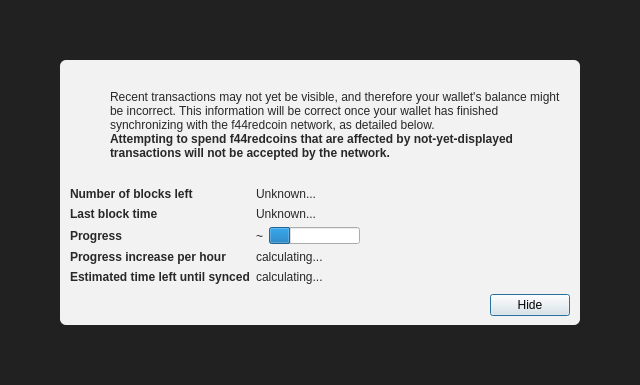
<?xml version="1.0" encoding="UTF-8"?>
<ui version="4.0">
 <class>ModalOverlay</class>
 <widget class="QWidget" name="ModalOverlay">
  <property name="geometry">
   <rect>
    <x>0</x>
    <y>0</y>
    <width>640</width>
    <height>385</height>
   </rect>
  </property>
  <property name="windowTitle">
   <string>Form</string>
  </property>
  <layout class="QVBoxLayout" name="verticalLayout" stretch="0">
   <property name="sizeConstraint">
    <enum>QLayout::SetDefaultConstraint</enum>
   </property>
   <property name="leftMargin">
    <number>0</number>
   </property>
   <property name="topMargin">
    <number>0</number>
   </property>
   <property name="rightMargin">
    <number>0</number>
   </property>
   <property name="bottomMargin">
    <number>0</number>
   </property>
   <item>
    <widget class="QWidget" name="bgWidget" native="true">
     <property name="styleSheet">
      <string notr="true">#bgWidget { background: rgba(0,0,0,220); }</string>
     </property>
     <layout class="QVBoxLayout" name="verticalLayoutMain" stretch="1">
      <property name="leftMargin">
       <number>60</number>
      </property>
      <property name="topMargin">
       <number>60</number>
      </property>
      <property name="rightMargin">
       <number>60</number>
      </property>
      <property name="bottomMargin">
       <number>60</number>
      </property>
      <item>
       <widget class="QWidget" name="contentWidget" native="true">
        <property name="styleSheet">
         <string notr="true">#contentWidget { background: rgba(255,255,255,240); border-radius: 6px; }

QLabel { color: rgb(40,40,40);  }</string>
        </property>
        <layout class="QVBoxLayout" name="verticalLayoutSub" stretch="1,0,0,0">
         <property name="spacing">
          <number>0</number>
         </property>
         <property name="leftMargin">
          <number>10</number>
         </property>
         <property name="topMargin">
          <number>10</number>
         </property>
         <property name="rightMargin">
          <number>10</number>
         </property>
         <property name="bottomMargin">
          <number>10</number>
         </property>
         <item>
          <layout class="QHBoxLayout" name="horizontalLayoutIconText" stretch="0,1">
           <property name="topMargin">
            <number>20</number>
           </property>
           <item>
            <layout class="QVBoxLayout" name="verticalLayoutIcon">
             <property name="leftMargin">
              <number>0</number>
             </property>
             <item>
              <widget class="QPushButton" name="warningIcon">
               <property name="enabled">
                <bool>false</bool>
               </property>
               <property name="text">
                <string/>
               </property>
               <property name="icon">
                <iconset>
                 <normaloff>:/icons/warning</normaloff>
                 <disabledoff>:/icons/warning</disabledoff>:/icons/warning</iconset>
               </property>
               <property name="iconSize">
                <size>
                 <width>48</width>
                 <height>48</height>
                </size>
               </property>
               <property name="flat">
                <bool>true</bool>
               </property>
              </widget>
             </item>
             <item>
              <spacer name="verticalSpacerWarningIcon">
               <property name="orientation">
                <enum>Qt::Vertical</enum>
               </property>
               <property name="sizeHint" stdset="0">
                <size>
                 <width>20</width>
                 <height>40</height>
                </size>
               </property>
              </spacer>
             </item>
            </layout>
           </item>
           <item>
            <layout class="QVBoxLayout" name="verticalLayoutInfoText">
             <property name="leftMargin">
              <number>0</number>
             </property>
             <property name="topMargin">
              <number>0</number>
             </property>
             <item>
              <widget class="QLabel" name="infoText">
               <property name="text">
                <string>Recent transactions may not yet be visible, and therefore your wallet's balance might be incorrect. This information will be correct once your wallet has finished synchronizing with the f44redcoin network, as detailed below.</string>
               </property>
               <property name="textFormat">
                <enum>Qt::RichText</enum>
               </property>
               <property name="wordWrap">
                <bool>true</bool>
               </property>
              </widget>
             </item>
             <item>
              <widget class="QLabel" name="infoTextStrong">
               <property name="font">
                <font>
                 <weight>75</weight>
                 <bold>true</bold>
                </font>
               </property>
               <property name="text">
                <string>Attempting to spend f44redcoins that are affected by not-yet-displayed transactions will not be accepted by the network.</string>
               </property>
               <property name="textFormat">
                <enum>Qt::RichText</enum>
               </property>
               <property name="wordWrap">
                <bool>true</bool>
               </property>
              </widget>
             </item>
             <item>
              <spacer name="verticalSpacerInTextSpace">
               <property name="orientation">
                <enum>Qt::Vertical</enum>
               </property>
               <property name="sizeHint" stdset="0">
                <size>
                 <width>20</width>
                 <height>40</height>
                </size>
               </property>
              </spacer>
             </item>
            </layout>
           </item>
          </layout>
         </item>
         <item>
          <spacer name="verticalSpacerAfterText">
           <property name="orientation">
            <enum>Qt::Vertical</enum>
           </property>
           <property name="sizeHint" stdset="0">
            <size>
             <width>20</width>
             <height>40</height>
            </size>
           </property>
          </spacer>
         </item>
         <item>
          <layout class="QFormLayout" name="formLayout">
           <property name="fieldGrowthPolicy">
            <enum>QFormLayout::FieldsStayAtSizeHint</enum>
           </property>
           <property name="horizontalSpacing">
            <number>6</number>
           </property>
           <property name="verticalSpacing">
            <number>6</number>
           </property>
           <property name="topMargin">
            <number>10</number>
           </property>
           <item row="0" column="0">
            <widget class="QLabel" name="labelNumberOfBlocksLeft">
             <property name="font">
              <font>
               <weight>75</weight>
               <bold>true</bold>
              </font>
             </property>
             <property name="text">
              <string>Number of blocks left</string>
             </property>
            </widget>
           </item>
           <item row="0" column="1">
            <widget class="QLabel" name="numberOfBlocksLeft">
             <property name="text">
              <string>Unknown...</string>
             </property>
            </widget>
           </item>
           <item row="1" column="0">
            <widget class="QLabel" name="labelLastBlockTime">
             <property name="font">
              <font>
               <weight>75</weight>
               <bold>true</bold>
              </font>
             </property>
             <property name="text">
              <string>Last block time</string>
             </property>
            </widget>
           </item>
           <item row="1" column="1">
            <widget class="QLabel" name="newestBlockDate">
             <property name="sizePolicy">
              <sizepolicy hsizetype="Maximum" vsizetype="Preferred">
               <horstretch>0</horstretch>
               <verstretch>0</verstretch>
              </sizepolicy>
             </property>
             <property name="text">
              <string>Unknown...</string>
             </property>
            </widget>
           </item>
           <item row="2" column="0">
            <widget class="QLabel" name="labelSyncDone">
             <property name="font">
              <font>
               <weight>75</weight>
               <bold>true</bold>
              </font>
             </property>
             <property name="text">
              <string>Progress</string>
             </property>
            </widget>
           </item>
           <item row="2" column="1">
            <layout class="QHBoxLayout" name="horizontalLayoutSync" stretch="0,1">
             <item>
              <widget class="QLabel" name="percentageProgress">
               <property name="text">
                <string notr="true">~</string>
               </property>
              </widget>
             </item>
             <item>
              <widget class="QProgressBar" name="progressBar">
               <property name="value">
                <number>24</number>
               </property>
               <property name="format">
                <string/>
               </property>
              </widget>
             </item>
            </layout>
           </item>
           <item row="4" column="0">
            <widget class="QLabel" name="labelProgressIncrease">
             <property name="font">
              <font>
               <weight>75</weight>
               <bold>true</bold>
              </font>
             </property>
             <property name="text">
              <string>Progress increase per hour</string>
             </property>
            </widget>
           </item>
           <item row="4" column="1">
            <widget class="QLabel" name="progressIncreasePerH">
             <property name="text">
              <string>calculating...</string>
             </property>
            </widget>
           </item>
           <item row="5" column="0">
            <widget class="QLabel" name="labelEstimatedTimeLeft">
             <property name="font">
              <font>
               <weight>75</weight>
               <bold>true</bold>
              </font>
             </property>
             <property name="text">
              <string>Estimated time left until synced</string>
             </property>
            </widget>
           </item>
           <item row="5" column="1">
            <widget class="QLabel" name="expectedTimeLeft">
             <property name="text">
              <string>calculating...</string>
             </property>
            </widget>
           </item>
          </layout>
         </item>
         <item>
          <layout class="QHBoxLayout" name="horizontalLayoutButtons">
           <property name="leftMargin">
            <number>10</number>
           </property>
           <property name="topMargin">
            <number>10</number>
           </property>
           <item>
            <spacer name="horizontalSpacer">
             <property name="orientation">
              <enum>Qt::Horizontal</enum>
             </property>
             <property name="sizeHint" stdset="0">
              <size>
               <width>40</width>
               <height>20</height>
              </size>
             </property>
            </spacer>
           </item>
           <item>
            <widget class="QPushButton" name="closeButton">
             <property name="text">
              <string>Hide</string>
             </property>
             <property name="shortcut">
              <string>Esc</string>
             </property>
             <property name="focusPolicy">
              <enum>Qt::StrongFocus</enum>
             </property>
             <property name="default">
              <bool>true</bool>
             </property>
            </widget>
           </item>
          </layout>
         </item>
        </layout>
       </widget>
      </item>
     </layout>
    </widget>
   </item>
  </layout>
 </widget>
 <resources/>
 <connections/>
</ui>
